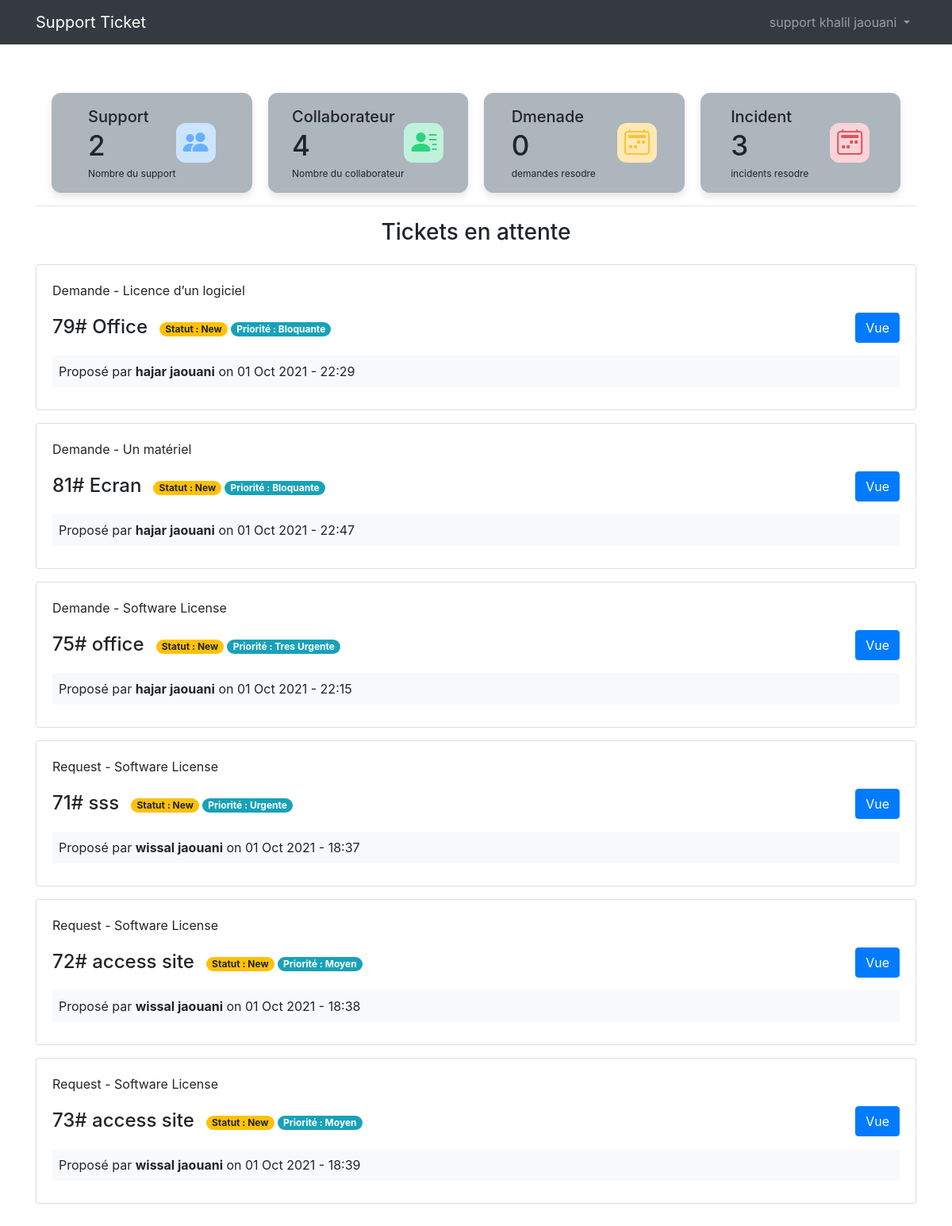
Screenshot of /index (signed in) with the database file from the repository.
### tables this page shows
CREATE TABLE IF NOT EXISTS `tickets` (
  `id` int(11) NOT NULL AUTO_INCREMENT,
  `user_id` int(11) NOT NULL,
  `support_id` int(11) DEFAULT NULL,
  `type` varchar(255) NOT NULL,
  `category` varchar(255) NOT NULL,
  `subject` varchar(255) NOT NULL,
  `description` text NOT NULL,
  `attachment` varchar(255) DEFAULT NULL,
  `created_at` datetime NOT NULL DEFAULT CURRENT_TIMESTAMP,
  `updated_at` datetime NOT NULL DEFAULT CURRENT_TIMESTAMP,
  `level` varchar(255) NOT NULL,
  `status` varchar(255) NOT NULL,
  PRIMARY KEY (`id`)
);

CREATE TABLE IF NOT EXISTS `ticket_levels` (
  `id` int(11) NOT NULL AUTO_INCREMENT,
  `level` varchar(255) NOT NULL,
  PRIMARY KEY (`id`)
);

CREATE TABLE IF NOT EXISTS `users` (
  `id` int(11) NOT NULL AUTO_INCREMENT,
  `firstname` varchar(255) NOT NULL,
  `lastname` varchar(255) NOT NULL,
  `email` varchar(255) NOT NULL,
  `password` varchar(255) NOT NULL,
  `type` varchar(255) NOT NULL,
  `created_at` datetime NOT NULL DEFAULT CURRENT_TIMESTAMP,
  PRIMARY KEY (`id`)
);

### app/controllers/Pages.php (called while the page is built, shortened)
<?php
  class Pages extends Controller {
      public function __construct(){
        $this->ticketModel = $this->model('Ticket');
      }
      public function index(){
        $tickets = $this->ticketModel->getTickets();
        $support = $this->ticketModel->countSupport();
        $collaborateur = $this->ticketModel->countCollaborateur();
        $demande = $this->ticketModel->countMesDemandes();
        $incident = $this->ticketModel->countMesIncidents();
        $demande_resolu = $this->ticketModel->countDemandeResolu();
        $incident_resolu = $this->ticketModel->countIncidentResolu();
        $data = [
          'tickets' => $tickets,
          'support' => $support,
          'collaborateur' => $collaborateur,
          'demande' => $demande,
          'incident' => $incident,
          'demande_resolu' => $demande_resolu,
          'incident_resolu' => $incident_resolu,
          'title' => 'Support Ticket - CRCI'
        ];
        $this->view('pages/index', $data);
      }
  }

### app/libraries/Core.php (called while the page is built, shortened)
<?php
  class Core{
      protected $currentMethod = 'index';
      public function __construct()
      {
          $url = $this->getUrl();
          $this->currentController = new $this->currentController;
          $this->params = $url ? array_values($url) : [];
          call_user_func_array([$this->currentController, $this->currentMethod], $this->params);
      }
      public function getUrl()
      {
          if(isset($_GET['url'])){
              $url = rtrim($_GET['url'], '/');
              $url = filter_var($url, FILTER_SANITIZE_URL);
              $url = explode('/', $url);
              return $url;
          }
      }
  }

### public/index.php (called while the page is built, shortened)
<?php
  $init = new Core();

### app/libraries/Database.php (called while the page is built, shortened)
<?php
   class Database {
       private $host = DB_HOST;
       private $user = DB_USER;
       private $pass = DB_PASS;
       private $dbname = DB_NAME;
       private $dbh;
       private $stmt;
       public function __construct()
       {
           $dsn = 'mysql:host=' . $this->host . ';dbname=' . $this->dbname;
           $options = array(
               PDO::ATTR_PERSISTENT => true,
               PDO::ATTR_ERRMODE => PDO::ERRMODE_EXCEPTION
           );
           try{
               $this->dbh = new PDO($dsn, $this->user, $this->pass, $options);
           }catch(PDOException $e){
               $this->error = $e->getMessage();
               echo $this->error;
           }
       }
       public function query($sql){
           $this->stmt = $this->dbh->prepare($sql);
       }
       public function bind($param, $value, $type = null){
           if(is_null($type)){
               switch(true){
                    default:
                        $type = PDO::PARAM_STR;
               }
           }
           $this->stmt->bindValue($param, $value, $type);
       }
       public function execute(){
           return $this->stmt->execute();
       }
       public function resultSet(){
           $this->execute();
           return $this->stmt->fetchAll(PDO::FETCH_OBJ);
       }
       public function single(){
           $this->execute();
           return $this->stmt->fetch(PDO::FETCH_OBJ);
       }
   }

### app/models/Ticket.php (called while the page is built, shortened)
<?php
    class Ticket{
        private $db;
        public function __construct(){
            $this->db = new Database;
        }
        public function getTickets(){
            $this->db->query('SELECT *,
                              tickets.id as ticketId,
                              users.id as userId,
                              ticket_levels.id as levelId,
                              ticket_levels.level as levelName,
                              tickets.created_at as ticketDate,
                              tickets.type as ticketType,
                              users.type as userType
                              FROM tickets
                              INNER JOIN users
                              ON tickets.user_id = users.id
                              INNER JOIN ticket_levels
                              ON tickets.level = ticket_levels.id
                              WHERE tickets.support_id IS NULL
                              AND tickets.status != :status
                              ORDER BY tickets.level DESC
                              ');
            $this->db->bind(':status', 'Closed');
            $results = $this->db->resultSet();
            return $results;
        }
         public function countSupport(){
            $this->db->query('SELECT count(users.id) as "nbr_support" from Users where type="support"');
            $support = $this->db->single();
            if($support) return $support;
            else return false;
          }
        public function countCollaborateur(){
            $this->db->query('SELECT count(users.id) as "nbr_collaborateur" from Users where type="user"');
            $collaborateur = $this->db->single();
            if($collaborateur) return $collaborateur;
            else return false;
            }
        public function countMesDemandes(){
            $id = $_SESSION['user_id'];
            $this->db->query("SELECT count(users.id) as 'nbr_demande' From tickets,users Where tickets.user_id = users.id AND tickets.type = 'Demande' AND users.id like $id");
                $demande = $this->db->single();
                if($demande) return $demande;
                else return false;
              }
        public function countMesIncidents(){
            $id = $_SESSION['user_id'];
            $this->db->query("SELECT count(users.id) as 'nbr_incident' From tickets,users Where tickets.user_id = Users.id AND tickets.type = 'Incident' AND users.id like $id");
            $incident = $this->db->single();
            if($incident) return $incident;
            else return false;
        }
        public function countDemandeResolu(){
            $id = $_SESSION['user_id'];
            $this->db->query("SELECT count(users.id) as 'nbr_demande_resolu' From tickets,users Where tickets.support_id = users.id AND tickets.type = 'Request' AND users.id like $id");
            $incident = $this->db->single();
            if($incident) return $incident;
            else return false;
        }
        public function countIncidentResolu(){
            $id = $_SESSION['user_id'];
            $this->db->query("SELECT count(users.id) as 'nbr_incident_resolu' From tickets,users Where tickets.support_id = users.id AND tickets.type = 'Incident' AND users.id like $id");
            $incident = $this->db->single();
            if($incident) return $incident;
            else return false;
        }
    }

### app/views/pages/index.php (the view, shortened to what this page needs)
<?php require APPROOT . '/views/inc/header.php'; ?>
<div class="home-content">
        <div class="overview-boxes">
            <div class="box">
                <div class="left-side">
                    <div class="box_topic">Support</div>
                    <div class="number"><?php echo $data['support']->nbr_support; ?></div>
                    <div class="indicator">
                        <span class="text">Nombre du support</span>
                    </div>
                </div>
                <i class="bi bi-people-fill cart"></i>
            </div>
            <div class="box">
                <div class="left-side">
                    <div class="box_topic">Collaborateur</div>
                    <div class="number"><?php echo $data['collaborateur']->nbr_collaborateur; ?></div>
                    <div class="indicator">
                        <span class="text">Nombre du collaborateur</span>
                    </div>
                </div>
                <i class="bi bi-person-lines-fill cart two"></i>
            </div>
            <div class="box">
                <div class="left-side">
                    <div class="box_topic">Dmenade</div>
                    <div class="number"><?php if($_SESSION['user_type'] === 'user') {
                                                echo $data['demande']->nbr_demande;
                                                 } elseif  ($_SESSION['user_type'] === 'support') {
                                                echo $data['demande_resolu']->nbr_demande_resolu;
                                                 } ?></div>
                    <div class="indicator">
                        <span class="text"><?php if($_SESSION['user_type'] === 'user') {?>
                            Mes demandes&nbsp;&nbsp;&nbsp;&nbsp;&nbsp;&nbsp;&nbsp;&nbsp;&nbsp;&nbsp;&nbsp;&nbsp;</span>
                        <?php } elseif($_SESSION['user_type'] === 'support')  { ?>
                                demandes resodre&nbsp;&nbsp;&nbsp;&nbsp;&nbsp;&nbsp;&nbsp;&nbsp;</span>
                                <?php } ?>
                    </div>
                </div>
                <i class="bi bi-calendar2-week cart three"></i>
            </div>
            <div class="box">
                <div class="left-side">
                    <div class="box_topic">Incident</div>
                    <div class="number"><?php if($_SESSION['user_type'] === 'user') {
                                                echo $data['incident']->nbr_incident;
                                                  } elseif  ($_SESSION['user_type'] === 'support') {
                                                echo $data['incident_resolu']->nbr_incident_resolu;
                                                  }
                                                ?></div>
                    <div class="indicator">
                        <span class="text"><?php if($_SESSION['user_type'] === 'user') {?>
                            Mes incidents&nbsp;&nbsp;&nbsp;&nbsp;&nbsp;&nbsp;&nbsp;&nbsp;&nbsp;&nbsp;&nbsp;&nbsp;</span>
                            <?php } elseif($_SESSION['user_type'] === 'support')  { ?>
                                incidents resodre&nbsp;&nbsp;&nbsp;&nbsp;&nbsp;&nbsp;&nbsp;&nbsp;</span>
                                <?php } ?>
                    </div>
                </div>
                <i class="bi bi-calendar2-week cart four"></i>
            </div>
        </div>
    </div>
<?php if($_SESSION['user_type'] === 'support') { ?>
        <div class="row mb-3">
            <div class="col-md-12">
                <hr>
                <h3 style="text-align: center;">Tickets en attente</h3>
            </div>
        </div>
        <?php foreach($data['tickets'] as $ticket) { ?>
            <div class="card card-body mb-3">
                <div class="row mb-2">
                    <p class="d-flex flex-row col-md-10"><?php echo $ticket->ticketType; ?> - <?php echo $ticket->category; ?></p>
                    <div class="d-flex flex-row col-md-10 mt-1">
                        <h4 class="card-title"><?php echo $ticket->ticketId; ?># <?php echo $ticket->subject; ?></h4>
                        <div class="col-md-5">
                            <p class="badge badge-pill badge-warning pull-left mr-1 mt-2 align-baseline" style="cursor: default;">Statut : <?php echo $ticket->status ?></p>
                            <p class="badge badge-pill badge-info pull-left mt-2" style="cursor: default;">Priorité : <?php echo $ticket->levelName ?></p>
                        </div>
                    </div>
                    <div class="col-md-2">
                        <a href="<?php echo URLROOT; ?>/tickets/show/<?php echo $ticket->ticketId; ?>" class="btn btn-primary pull-right">Vue</a>
                    </div>
                </div>
                <div class="bg-light p-2 mb-2">
                Proposé par <b><?php echo $ticket->firstname . ' ' . $ticket->lastname; ?></b> on <?php echo date("d M Y - H:i", strtotime($ticket->ticketDate)); ?>
                </div>
            </div>
        <?php }; ?>
    <?php }; ?>
<?php require APPROOT . '/views/inc/footer.php' ?>

### app/libraries/Controller.php (shortened to what this page needs)
<?php
  class Controller {
      public function model($model){
          return new $model();
      }
      public function view($view, $data = []){
          if(file_exists('../app/views/' . $view . '.php')){
              require_once '../app/views/' . $view . '.php';
          } else {
              redirect('pages/404');
          }
      }
  }

### app/views/inc/header.php (shortened to what this page needs)
<!DOCTYPE html>
<html lang="en">
<head>
    <link rel="stylesheet" href="https://cdn.jsdelivr.net/npm/bootstrap-icons@1.5.0/font/bootstrap-icons.css">
    <link rel="stylesheet" href="https://cdn.jsdelivr.net/npm/bootstrap@4.6.0/dist/css/bootstrap.min.css">
    <link href="https://maxcdn.bootstrapcdn.com/font-awesome/4.7.0/css/font-awesome.min.css" rel="stylesheet">
    <link rel="stylesheet" href="<?php echo URLROOT; ?>/public/css/style.css">
</head>
<body>
    <?php require APPROOT . '/views/inc/navbar.php'; ?>
    <div class="container more-space">

### app/views/inc/navbar.php (shortened to what this page needs)
<nav class="navbar navbar-expand-lg navbar-dark bg-dark mb-3">
  <div class="container">
    <a class="navbar-brand" href="<?php echo URLROOT; ?>"><?php echo SITENAME; ?></a>
    <div class="collapse navbar-collapse" id="navbarsExampleDefault">
      <ul class="navbar-nav ml-auto">
        <?php if(isset($_SESSION['user_id'])) { ?>
          <li class="nav-item dropdown">
            <a class="nav-link dropdown-toggle" href="#" id="navbarDropdown" role="button" data-toggle="dropdown" aria-haspopup="true" aria-expanded="false">
                <?php echo $_SESSION['user_type']; echo ' '; echo $_SESSION['user_firstname']; echo ' '; echo $_SESSION['user_lastname'];  ?>
            </a>
          </li>
        <?php }; ?>
      </ul>
    </div>
  </div>
</nav>

### app/views/inc/footer.php (shortened to what this page needs)
  </div>
</body>
</html>

### public/css/style.css (style rules this page uses)
.more-space { margin-bottom: 70px !important; }

### app/views/pages/index.php (style rules this page uses)
.home-content .overview-boxes .box_topic { font-size: 20px; font-weight: 500; }
.home-content .overview-boxes .number { font-size: 35px; font-weight: 500; margin-top: -5px; display: inline-block; }
.home-content .overview-boxes .box { margin-top: 45px; width: calc(100% / 4 - 15px); display: flex; align-items: center; justify-content: center; padding: 15px 14px; background: #adb5bd; border-radius: 12px; box-shadow: 0 5px 10px rgba(0, 0, 0, 0.1); }
.overview-boxes .indicator { display: flex; align-items: center; }
.overview-boxes .indicator .text { font-size: 12px; }
.overview-boxes .box .cart { font-size: 32px; font-weight: 500; height: 50px; width: 50px; background: #cce5ff; color: #66b0ff; line-height: 50px; text-align: center; border-radius: 12px; }
.overview-boxes .box .cart.two { background: #C0F2DB; color: #2BD47D; }
.overview-boxes .box .cart.three { background: #ffe8b3; color: #ffc233; }
.overview-boxes .box .cart.four { background: #f7d4d7; color: #e05260; }
.home-content .overview-boxes { display: flex; width: 100%; justify-content: space-between; padding: 0 20px; flex-wrap: wrap; }

### rows the page displays
tickets: type "Demande", category "Licence d’un logiciel", id "79", subject "Office", status "New", ticket_levels.level "Bloquante", user.firstname "hajar", user.lastname "jaouani", created_at "01 Oct 2021 - 22:29"
tickets: type "Demande", category "Un matériel", id "81", subject "Ecran", status "New", ticket_levels.level "Bloquante", user.firstname "hajar", user.lastname "jaouani", created_at "01 Oct 2021 - 22:47"
tickets: type "Demande", category "Software License", id "75", subject "office", status "New", ticket_levels.level "Tres Urgente", user.firstname "hajar", user.lastname "jaouani", created_at "01 Oct 2021 - 22:15"
tickets: type "Request", category "Software License", id "71", subject "sss", status "New", ticket_levels.level "Urgente", user.firstname "wissal", user.lastname "jaouani", created_at "01 Oct 2021 - 18:37"
tickets: type "Request", category "Software License", id "72", subject "access site", status "New", ticket_levels.level "Moyen", user.firstname "wissal", user.lastname "jaouani", created_at "01 Oct 2021 - 18:38"
tickets: type "Request", category "Software License", id "73", subject "access site", status "New", ticket_levels.level "Moyen", user.firstname "wissal", user.lastname "jaouani", created_at "01 Oct 2021 - 18:39"

### other values shown
SITENAME "Support Ticket"
$_SESSION['user_type'] "support"
$_SESSION['user_firstname'] "khalil"
$_SESSION['user_lastname'] "jaouani"
$data['support']->nbr_support "2"
$data['collaborateur']->nbr_collaborateur "4"
$data['demande_resolu']->nbr_demande_resolu "0"
$data['incident_resolu']->nbr_incident_resolu "3"
